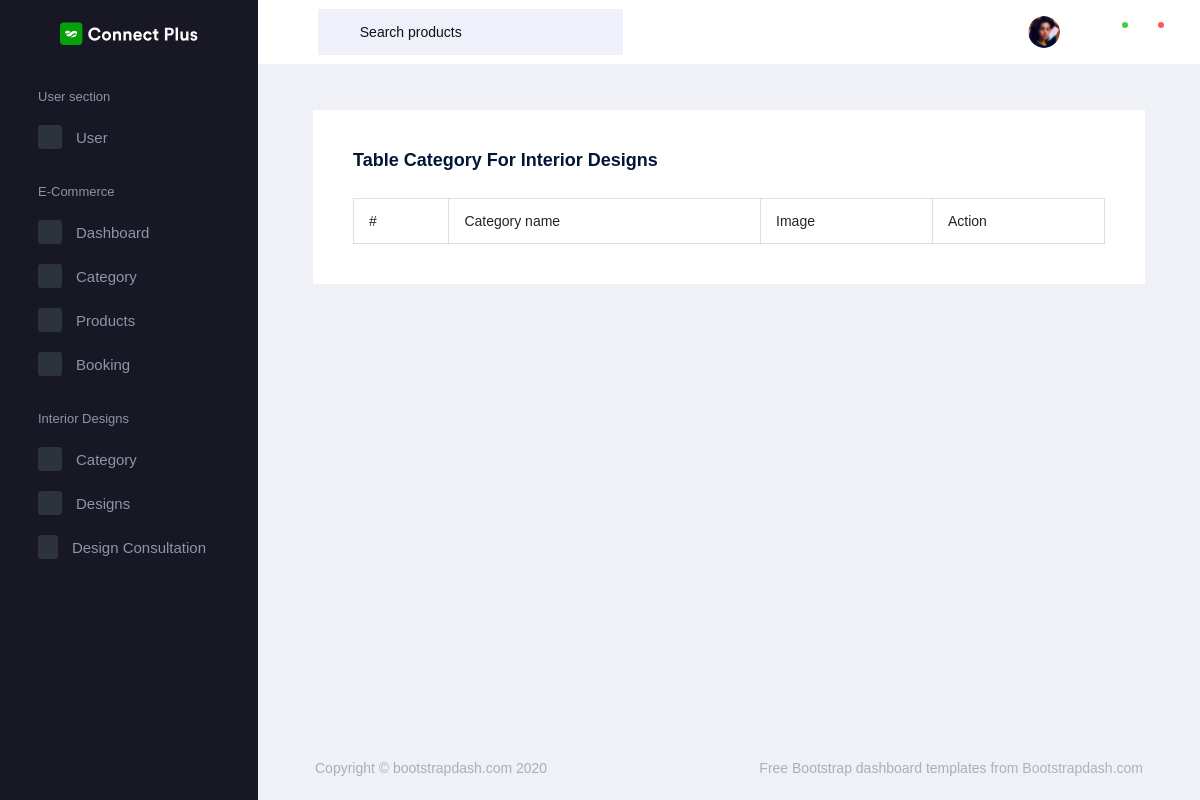
The app's page /AdminApp/display_design_category/, older data.
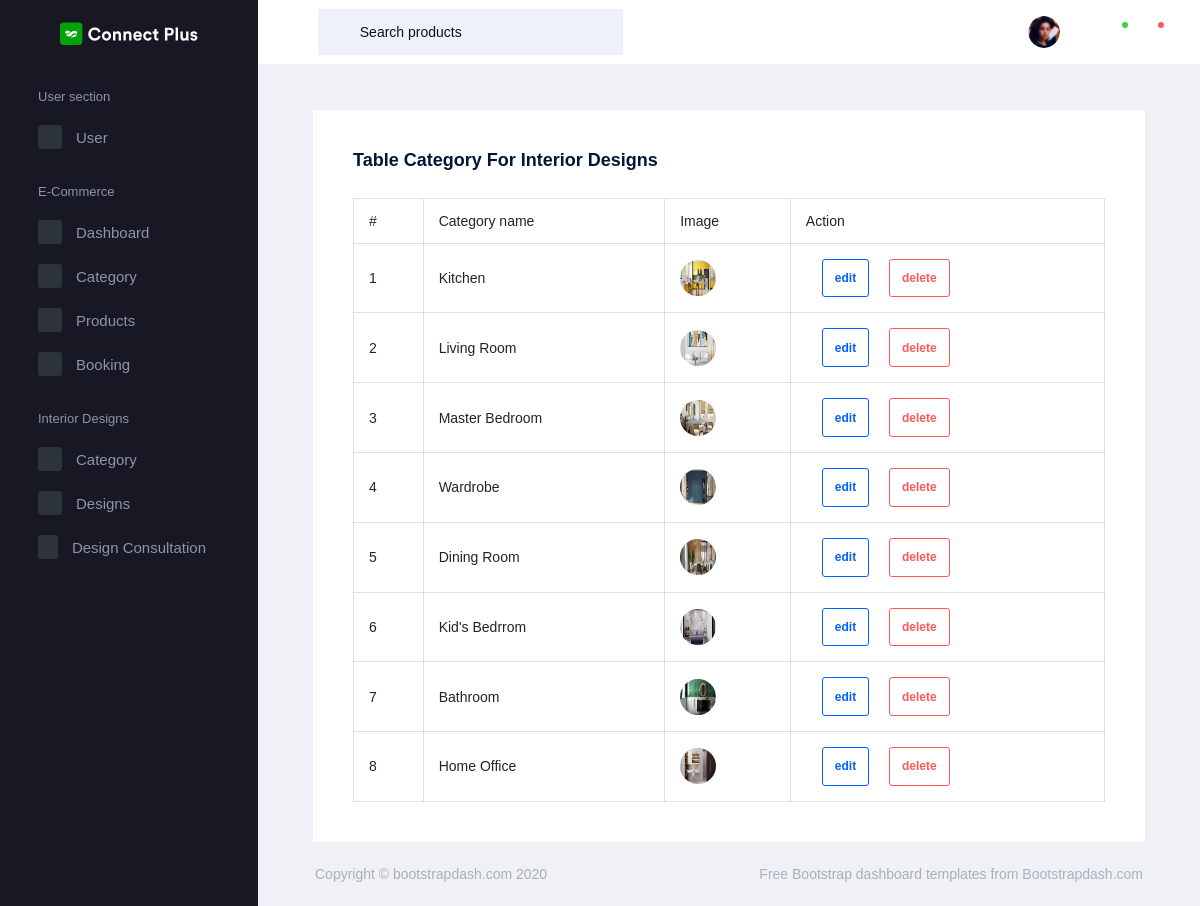
The same page, newer data.
### AdminApp/models.py (models this page shows, shortened)
class DesignCategoryDb(models.Model):
    CategoryName = models.CharField(max_length=100, unique=True)
    CategoryImage = models.ImageField(upload_to="Design Category", null=True, blank=True)

### AdminApp/views.py (the view)
# urls.py: path('display_design_category/', views.display_design_category, name="display_design_category"),
def display_design_category(request):
    data = DesignCategoryDb.objects.all()
    return render(request, "interior/display_design_category.html", {'data': data})

### AdminApp/templates/interior/display_design_category.html (shortened to what this page needs)
<!DOCTYPE html>
{% extends 'index.html' %}
{% block content %}
<html lang="en">
<head>
</head>
<body>
    <div class="col-lg-12 stretch-card">
                <div class="card">
                  <div class="card-body">
                    <h4 class="card-title">Table category for Interior Designs</h4>
                    <table class="table table-bordered">
                      <thead>
                        <tr>
                          <th> # </th>
                          <th> Category name</th>
                          <th> Image </th>
                          <th> Action </th>
                        </tr>
                      </thead>
                      <tbody>
                        {% for c in data %}
                        <tr>
                          <td> {{forloop.counter}} </td>
                          <td> {{c.CategoryName}} </td>
                          <td> <img src="{{c.CategoryImage.url}}" width="100px"> </td>
                          <td>
                            <a href="{% url 'edit_design_category' d_id=c.id %}"><button class="btn btn-outline-primary mr-3 ml-3">edit</button></a>
                            <a href="{% url 'delete_design_category' d_id=c.id %}"><button class="btn btn-outline-danger">delete</button></a>
                          </td>
                        </tr>
                      {% endfor %}
                      </tbody>
                    </table>
                  </div>
                </div>
              </div>
</body>
</html>
{% endblock %}

Row changes from the older to the newer data that the page shows:
added DesignCategoryDb: CategoryName "Kitchen", CategoryImage (picture)
added DesignCategoryDb: CategoryName "Living Room", CategoryImage (picture)
added DesignCategoryDb: CategoryName "Master Bedroom", CategoryImage (picture)
added DesignCategoryDb: CategoryName "Wardrobe", CategoryImage (picture)
added DesignCategoryDb: CategoryName "Dining Room", CategoryImage (picture)
added DesignCategoryDb: CategoryName "Kid's Bedrrom", CategoryImage (picture)
added DesignCategoryDb: CategoryName "Bathroom", CategoryImage (picture)
added DesignCategoryDb: CategoryName "Home Office", CategoryImage (picture)
